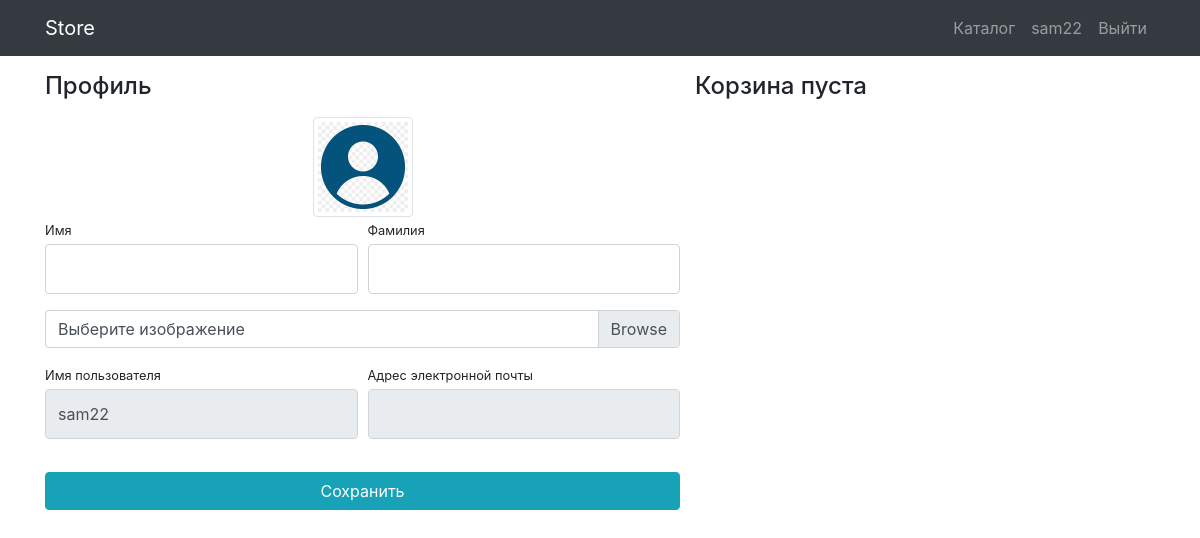
The page /users/profile (signed in) on the database as committed earlier.
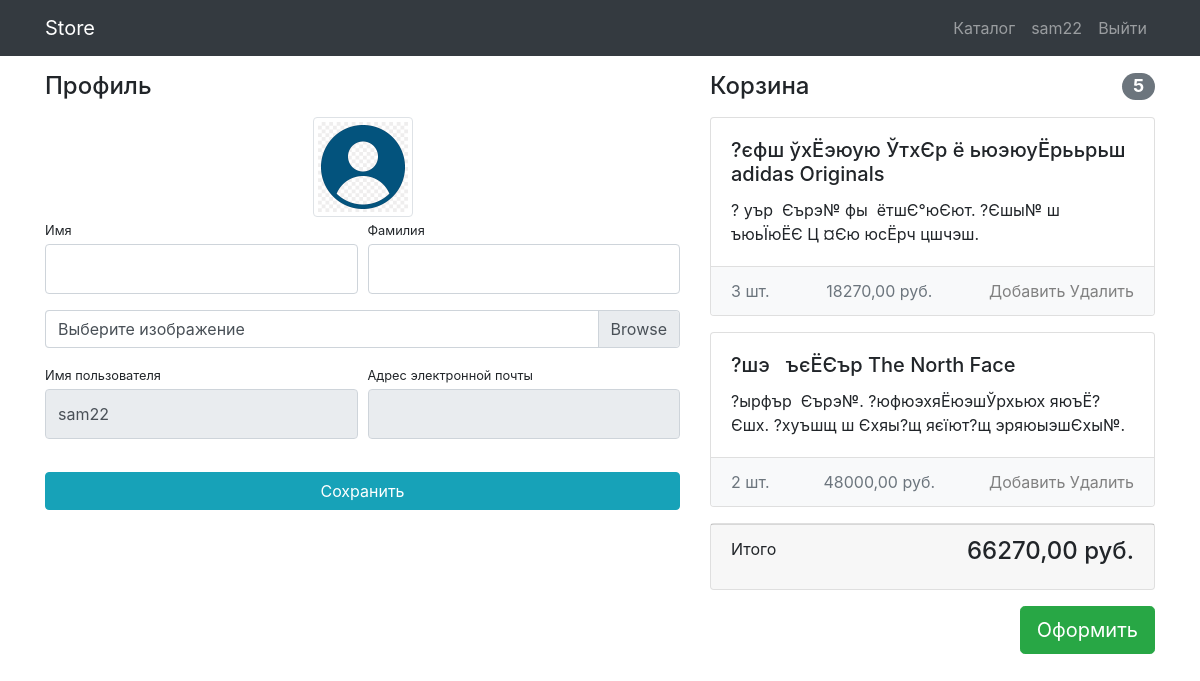
The same page on the database as committed later.
### products/models.py (models this page shows, shortened)
class Basket(models.Model):
    user = models.ForeignKey(User, on_delete=models.CASCADE)
    product = models.ForeignKey(Product, on_delete=models.CASCADE)
    quantity = models.PositiveIntegerField(default=0)
    def sum(self):
        return self.quantity * self.product.price

class Product(models.Model):
    name = models.CharField(max_length=64)
    image = models.ImageField(upload_to='products_images', blank=True)
    description = models.TextField(blank=True)
    short_description = models.CharField(max_length=64, blank=True)
    price = models.DecimalField(max_digits=8, decimal_places=2)
    quantity = models.PositiveIntegerField(default=0)
    category = models.ForeignKey(ProductCategory, on_delete=models.CASCADE)

### users/views.py (the view)
# urls.py: path('profile', profile, name='profile'),
@login_required
def profile(request):
    if request.method == "POST":
        form = UserProfileForm(data=request.POST, instance=request.user, files=request.FILES)
        if form.is_valid():
            form.save()
            return HttpResponseRedirect(reverse('users:profile'))
        else:
            print(form.errors)
    else:
        form = UserProfileForm(instance=request.user)
    baskets = Basket.objects.filter(user=request.user)
    total_sum = sum(b.sum() for b in baskets)
    total_quantity = sum(b.quantity for b in baskets)
    context = {
        "form": form,
        "title": "Профиль",
        "baskets": Basket.objects.filter(user=request.user),
        "total_sum": total_sum,
        "total_quantity": total_quantity,
    }
    return render(request, "users/profile.html", context)

### users/forms.py
class UserProfileForm(UserChangeForm):
    username = forms.CharField(widget=forms.TextInput(attrs={
        "class": "form-control py-4",
        "readonly": True,
    }))
    email = forms.CharField(widget=forms.EmailInput(attrs={
        "class": "form-control py-4",
        "readonly": True,
    }))
    first_name = forms.CharField(widget=forms.TextInput(attrs={
        "class": "form-control py-4",
    }))
    last_name = forms.CharField(widget=forms.TextInput(attrs={
        "class": "form-control py-4",
    }))
    image = forms.ImageField(widget=forms.FileInput(attrs={
        "class": "custom-file-label",
    }))
    class Meta:
        model = User
        fields = ("username", "email", "first_name", "last_name", "image")

### users/templates/users/profile.html (shortened to what this page needs)
{% extends 'products/base.html' %}
{% load static %}
{% block css %}
    <link href="{% static 'css/profile.css'  %}" rel="stylesheet">
{% endblock %}
{% block context %}
    <div class="container">
        <div class="row">
            <div class="col-lg-7">
                <h4 class="mt-3 mb-3">Профиль</h4>
                <div class="col-lg-12 text-center">
                    <img width="100" height="100"
                         src="{% if user.image %} {{ user.image.url }} {% else %} {% static 'vendor/img/avatar.png' %} {% endif %}"
                         class="img-thumbnail">
                </div>
                <form action="{% url 'users:profile' %}" method="post" enctype="multipart/form-data">
                    <div class="form-row">
                        <div class="col-lg-6">
                            <div class="form-group">
                                <label class="small mb-1" for="{{ form.first_name.id_for_label }}">Имя</label>
                                {{ form.first_name }}
                            </div>
                        </div>
                        <div class="col-lg-6">
                            <div class="form-group">
                                <label class="small mb-1" for="{{ form.last_name.id_for_label }}">Фамилия</label>
                                {{ form.last_name }}
                            </div>
                        </div>
                    </div>
                    <div class="form-row mb-2">
                        <div class="col-lg-12">
                            <div class="custom-file">
                                <label class="custom-file-label" for="{{ form.image.id_for_label }}">Выберите изображение</label>
                            </div>
                        </div>
                    </div>
                    <div class="form-row">
                        <div class="col-lg-6">
                            <label class="small mb-1" for="{{ form.username.id_for_label }}">Имя пользователя</label>
                            {{ form.username }}
                        </div>
                        <div class="col-lg-6">
                            <label class="small mb-1" for="{{ form.email.id_for_label }}">Адрес электронной
                                почты</label>
                            {{ form.email }}
                        </div>
                    </div>
                    <div class="form-row">
                        <div class="col-lg-12" style="margin-top: 33px;">
                            <input class="btn btn-info btn-block" type="submit" value="Сохранить">
                        </div>
                    </div>
                </form>
            </div>
            {% include 'products/basket.html' %}
        </div>
    </div>
{% endblock %}

### products/templates/products/basket.html
{% if baskets %}
    <div class="col-lg-5">
        <h4 class="mt-3 mb-3 d-flex justify-content-between align-items-center mb-3">
            Корзина <span class="badge badge-secondary badge-pill">{{ total_quantity }}</span>
        </h4>
        {% for b in baskets %}
            <div class="card mb-3">
                <div class="card-body">
                    <h5 class="card-title">{{ b.product.name }}</h5>
                    <p class="card-text">{{ b.product.description }}</p>
                </div>
                <ul class="list-group list-group-flush">
                    <li class="list-group-item d-flex justify-content-between lh-condensed bg-light">
                        <span class="text-muted">{{ b.quantity }} шт.</span>
                        <span class="text-muted">{{ b.sum }} руб.</span>
                        <span class="text-muted">
                            <a href="{% url 'products:basket_add' b.product.id %}" style="text-decoration: none; color: gray;">
                                <span>Добавить</span>
                            </a>
                            <a href="{% url 'products:basket_delete' b.id %}" style="text-decoration: none; color: gray;">
                                <span>Удалить</span>
                            </a>
                        </span>
                    </li>
                </ul>
            </div>
        {% endfor %}
        <div class="card mb-3">
            <div class="card-footer">
                <p class="float-left">Итого</p>
                <h4 class="float-right">{{ total_sum }} руб.</h4>
            </div>
        </div>
        <button type="button" class="btn btn-success btn-lg float-right">Оформить</button>
    </div>
{% else %}
    <h4 class="mt-3 mb-3">
        Корзина пуста
    </h4>
{% endif %}

Rows that differ between the two databases and show on the page:
added Basket: product.name "?єфш ўхЁэюую ЎтхЄр ё ьюэюуЁрььрьш adidas Originals", product.description "? уър Єърэ№ фы ётшЄ°юЄют. ?Єшы№ ш ъюьЇюЁЄ Ц ¤Єю юсЁрч цшчэш.", quantity "3", sum "18270,00"
added Basket: product.name "?шэ ъєЁЄър The North Face", product.description "?ырфър Єърэ№. ?юфюэхяЁюэшЎрхьюх яюъЁ?Єшх. ?хуъшщ ш Єхяы?щ яєїют?щ эряюыэшЄхы№.", quantity "2", sum "48000,00"
Other text that changed with them:
{{ total_quantity }}: (not shown) → "5"
{{ total_sum }}: (not shown) → "66270,00"
text no longer shown: "Корзина пуста"
text now shown: "Корзина Итого руб. Оформить"
